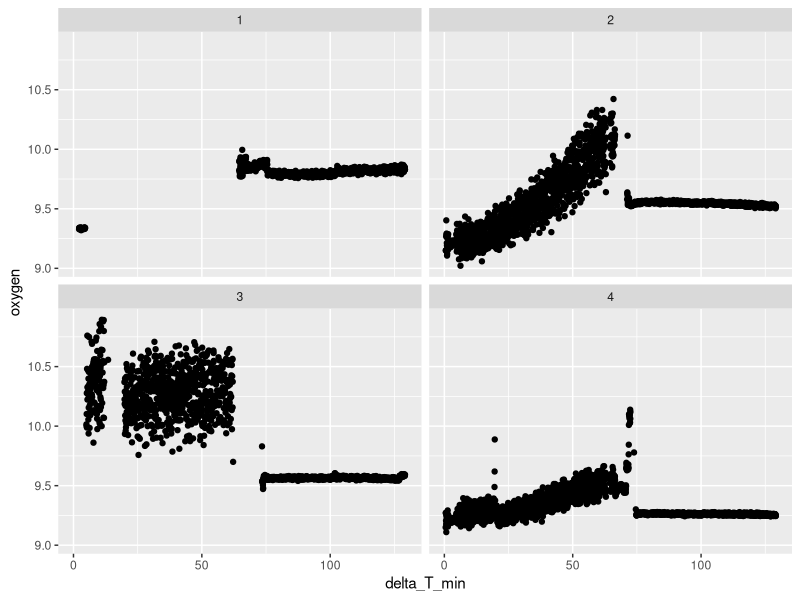
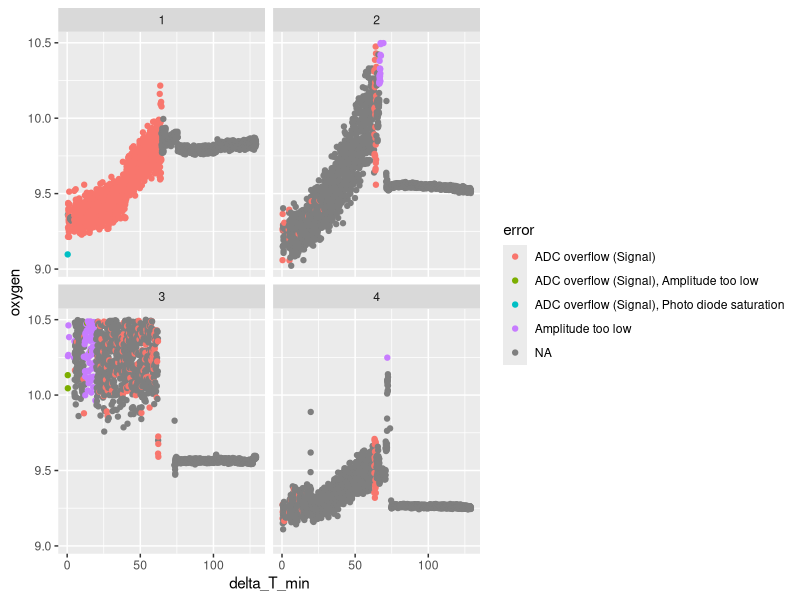

Here is the R script that generated these plots, in order:
## ---- chunk 1
library(ggplot2)
library(tidyverse)
library(lubridate)
library(ggpubr)
# changing working directory from /scripts to /tahoe_lab_inc_analysis
knitr::opts_knit$set(root.dir = '..')
## ---- chunk 2
dat <- read_csv("data/201201_sugarpt_lab_inc_R.csv", skip = 1)
str(dat)
#View(dat)

# filtering out rows with error codes, and adding in chamber numbers based on sensor column
dat_2 <- dat %>%
  filter(is.na(error)) %>%
  mutate(chamber = ifelse(sensor == "Batch 3 (PSt3)", 1, ifelse(sensor == "Batch 3_1 (PSt3)", 2, ifelse(sensor == "Batch 3_2 (PSt3)", 3, 4))))
head(dat_2)

# selecting only columns I need
dat_subset <- dat_2 %>%
  select(date, delta_T_min, oxygen, temp, chamber)

# formatting date times column to posixct
dat_subset$date_time_PST <- dmy_hms(dat_subset$date, tz = "America/Los_Angeles")
head(dat_subset)

## ---- chunk 3
# plotting only data points with no error code
dat_subset %>%
  ggplot(aes(x = delta_T_min, y = oxygen)) +
  geom_point() +
  facet_wrap(~chamber)

# plot of all data points (including rows with errors)
#first need to add chamber column to dat dataframe
dat %>%
  mutate(chamber = ifelse(sensor == "Batch 3 (PSt3)", 1, ifelse(sensor == "Batch 3_1 (PSt3)", 2, ifelse(sensor == "Batch 3_2 (PSt3)", 3, 4)))) %>%
  filter(oxygen < 10.5 & oxygen > 0) %>% #filtering out outlier datapoints
  ggplot(aes(x = delta_T_min, y = oxygen)) +
  geom_point(aes(color = error)) +
  facet_wrap(~chamber)

# lots of crazy data points in the data with errors included
## ---- chunk 4
